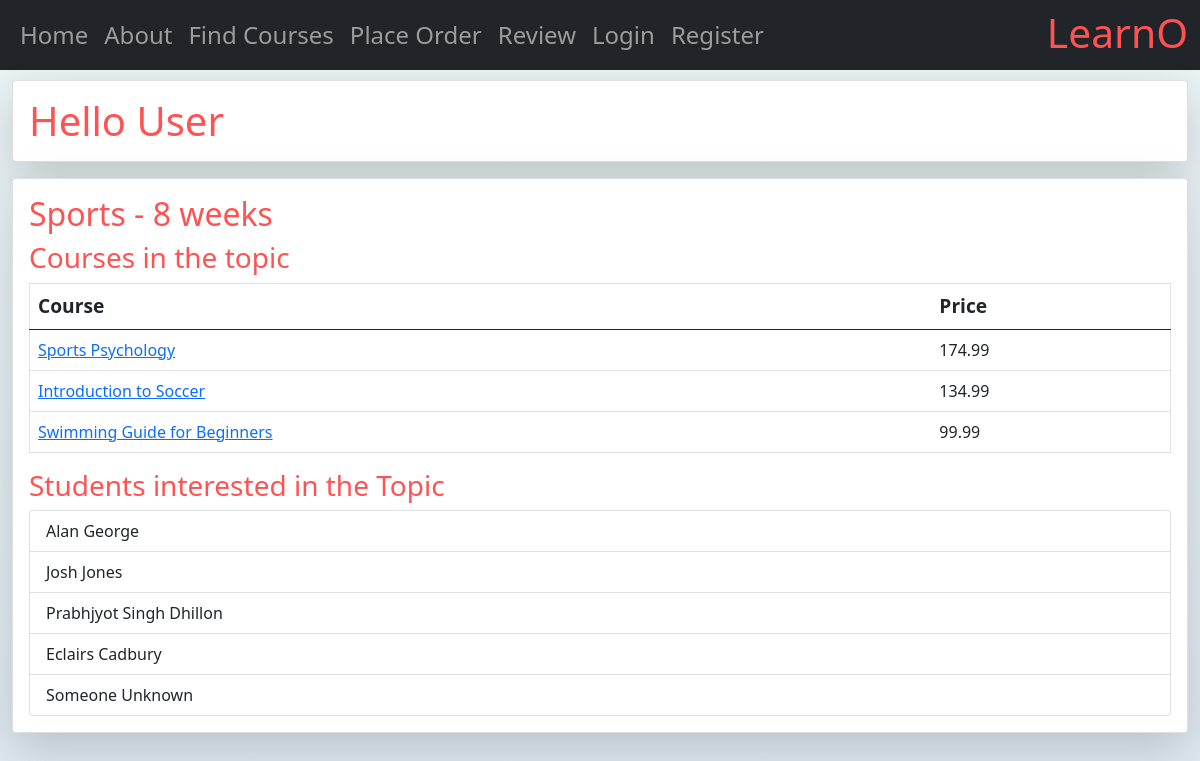
/myapp/5, run on the app's committed database.
### myapp/models.py (models this page shows, shortened)
class Topic(models.Model):
    name = models.CharField(max_length=200)
    length = models.PositiveBigIntegerField(default=12)

class Course(models.Model):
    title = models.CharField(max_length=200)
    topic = models.ForeignKey(Topic, related_name='courses', on_delete=models.CASCADE)
    price = models.DecimalField(max_digits=10, decimal_places=2)
    for_everyone = models.BooleanField(default=True)
    description = models.TextField(blank=True)
    num_reviews = models.PositiveIntegerField(default=0)

class Student(User):
    LVL_CHOICES = [
        ('HS', 'High School'),
        ('UG', 'Undergraduate'),
        ('PG', 'Postgraduate'),
        ('ND', 'No Degree'),
    ]
    level = models.CharField(choices=LVL_CHOICES, max_length=2, default='HS')
    address = models.CharField(max_length=300, blank=True)
    province = models.CharField(max_length=2, default='ON')
    registered_courses = models.ManyToManyField(Course, blank=True)
    interested_in = models.ManyToManyField(Topic)

### myapp/views.py (the view)
# urls.py: path(r'<topic_id>', views.details, name='details'),
def details(request, topic_id):
    topic = get_object_or_404(Topic, pk=topic_id)
    return render(request, "myapp/details.html",
                  {'topic': topic, 'course_list': topic.courses.all(), 'students': topic.student_set.all()})

### myapp/templates/myapp/details.html
{% extends 'myapp/base.html' %}
{% block body_block %}
    <h2>{{ topic.name }} - {{ topic.length }} weeks</h2>
    {% if course_list %}
        <h3>Courses in the topic</h3>
        <table class="table border">
            <thead>
                <tr>
                    <th>Course</th>
                    <th>Price</th>
                </tr>
            </thead>
            <tbody>
                {% for course in course_list %}
                    <tr>
                        <td> <a href="{% url "myapp:course" course_id=course.id %}">{{course.title}}</a> </td>
                        <td> {{ course.price }} </td>
                    </tr>
                {% endfor %}
            </tbody>
        </table>
    {% else %}
        <strong>There are no available topics!</strong>
    {% endif %}
    {% if students %}
        <h3>Students interested in the Topic</h3>
        <div class="row">
            <div>
                <ol class="list-group">
                    {% for student in students %}
                        <li class="list-group-item">{{ student.first_name }} {{ student.last_name }}</li>
                    {% endfor %}
                </ol>
            </div>
        </div>
    {% else %}
        <h3>No students registered yet!</h3>
    {% endif %}
{% endblock %}

### myapp/static/myapp/main.css (style rules this page uses)
html { background: linear-gradient(#ebf4f5, #b5c6e0); background-size: cover; background-size: 400% 400%; animation: AnimationName 1s ease infinite; min-height: 100vh; }
body { background: transparent !important; }
h1, h2, h3 { color: #FF5252; }
th { font-size: 1.2em; }

### data on the page
Topic: name "Sports", length "8"
Course: title "Sports Psychology", price "174.99"
Course: title "Introduction to Soccer", price "134.99"
Course: title "Swimming Guide for Beginners", price "99.99"
Student: first_name "Alan", last_name "George"
Student: first_name "Josh", last_name "Jones"
Student: first_name "Prabhjyot Singh", last_name "Dhillon"
Student: first_name "Eclairs", last_name "Cadbury"
Student: first_name "Someone", last_name "Unknown"

### other printed values
{{ user.get_username|default:"User" }} "User"
